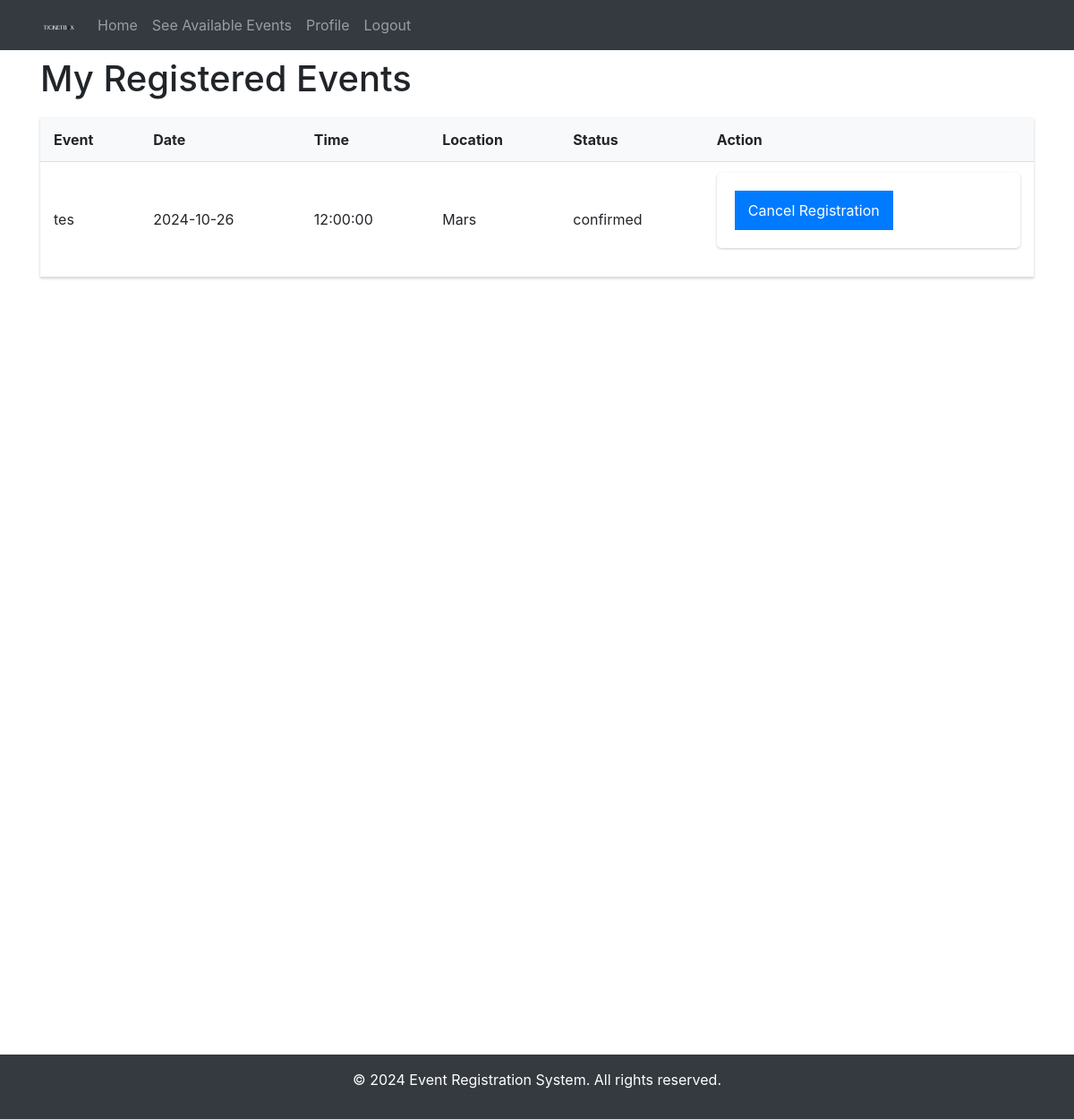
Page /lec/user/my-events.php (signed in) on the committed database.
### tables this page shows
CREATE TABLE `event_registrations` (
  `id` int(11) NOT NULL,
  `event_id` int(11) NOT NULL,
  `user_id` int(11) NOT NULL,
  `registration_date` timestamp NOT NULL DEFAULT current_timestamp(),
  `status` varchar(10) DEFAULT 'Accepted'
);

CREATE TABLE `events` (
  `id` int(11) NOT NULL,
  `name` varchar(200) NOT NULL,
  `description` text DEFAULT NULL,
  `date` date NOT NULL,
  `time` time NOT NULL,
  `location` varchar(200) NOT NULL,
  `max_participants` int(11) NOT NULL,
  `current_participants` int(11) DEFAULT 0,
  `status` enum('open','closed','canceled') DEFAULT 'open',
  `image_path` varchar(255) DEFAULT NULL,
  `banner_path` varchar(255) DEFAULT NULL,
  `created_at` timestamp NOT NULL DEFAULT current_timestamp(),
  `updated_at` timestamp NOT NULL DEFAULT current_timestamp() ON UPDATE current_timestamp()
);

### lec/user/my-events.php (the view, shortened to what this page needs)
<?php
include '../includes/header.php';
$database = new Database();
$db = $database->getConnection();
$query = "SELECT e.*, r.status
          FROM events e
          JOIN event_registrations r ON e.id = r.event_id
          WHERE r.user_id = :user_id
          ORDER BY e.date ASC";
$stmt = $db->prepare($query);
$stmt->execute([':user_id' => $_SESSION['user_id']]);
$registered_events = $stmt->fetchAll(PDO::FETCH_ASSOC);
?>
<!DOCTYPE html>
<html>
<head>
    <link rel="stylesheet" href="../assets/css/style.css">
    <link rel="stylesheet" href="https://maxcdn.bootstrapcdn.com/bootstrap/4.5.2/css/bootstrap.min.css">
</head>
<body>
    <div class="container">
        <div class="grid">
            <div><h1>My Registered Events</h1>
                <?php if (empty($registered_events)): ?>
                    <p>You haven't registered for any events yet.</p>
            </div>
                <?php else: ?>
            <div>
            <table>
                <tr>
                    <th>Event</th>
                    <th>Date</th>
                    <th>Time</th>
                    <th>Location</th>
                    <th>Status</th>
                    <th>Action</th>
                </tr>
                <?php foreach ($registered_events as $event): ?>
                <tr>
                    <td><?= htmlspecialchars($event['name']) ?></td>
                    <td><?= $event['date'] ?></td>
                    <td><?= $event['time'] ?></td>
                    <td><?= htmlspecialchars($event['location']) ?></td>
                    <td><?= $event['status'] ?></td>
                    <td>
                        <?php if ($event['status'] != 'cancelled'): ?>
                            <form method="POST" action="cancel-registration.php">
                                <button type="submit" class="btn-cancel">Cancel Registration</button>
                            </form>
                        <?php endif; ?>
                    </td>
                </tr>
                <?php endforeach; ?>
            </table>
            </div>
        <?php endif; ?>
        </div>
    </div>
</body>
<?php include '../includes/footer.php'; ?>
</html>

### lec/assets/css/style.css (style rules this page uses)
body { font-family: Arial, sans-serif; line-height: 1.6; margin: 0; background-color: #f5f5f5; padding-top: 40px; }
.container { max-width: 1200px; margin: 0 auto; }
table { width: 100%; border-collapse: collapse; margin: 20px 0; background-color: white; box-shadow: 0 1px 3px rgba(0,0,0,0.2); }
th, td { padding: 12px 15px; text-align: left; border-bottom: 1px solid #ddd; }
th { background-color: #f8f9fa; font-weight: bold; }
form { background-color: white; padding: 20px; border-radius: 5px; box-shadow: 0 1px 3px rgba(0,0,0,0.2); margin-bottom: 20px; }
button { background-color: #007bff; color: white; padding: 10px 15px; border: none; border-radius: 4px; cursor: pointer; }

### lec/includes/footer.php (style rules this page uses)
html, body { height: 100%; margin: 0; }

### rows in the picture
event_registrations: event.name "tes", event.date "2024-10-26", event.time "12:00:00", event.location "Mars", status "confirmed"
